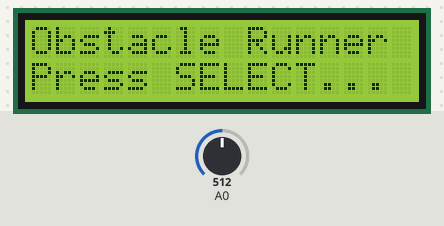
Bench run of a sketch on a simulated Arduino Uno, built with avr-gcc and run on an emulated ATmega328P. On the bench: 16×2 character LCD. Inputs (shaded band) come from the test bench; at power-on: A0 = 512. Random numbers use the default seed unless the sketch sets one. At 7.7 s the program stops and its outputs stay as they are.

Above: at 0.8 s.
0.9 s: A0 set to 591
2.4 s: A0 set to 617
At 2.8 s:
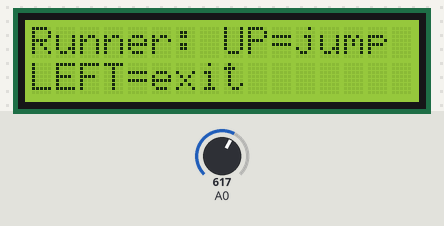
At 3.49 s:
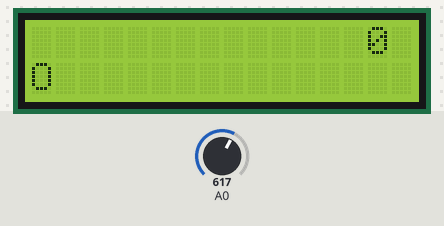
7.6 s: A0 set to 511
At 8.8 s:
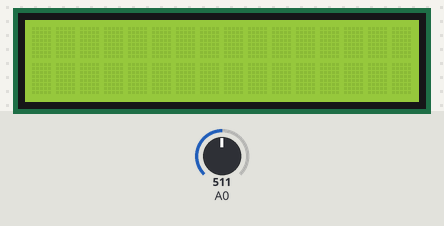
Timing chart, 0 to 9.2 s (numbered marks = the images above; inputs shaded):
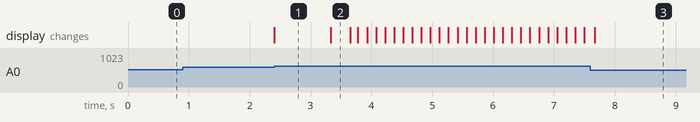

The sketch:

obstacle.ino
```cpp
#include <LiquidCrystal.h>

// ---------------- Types first (avoid Arduino preprocessor issues) ----------------
struct Obstacle {
  int col;
  int row;   // 0 = top, 1 = bottom
  bool active;
};

// ---------------- Prototypes ----------------
enum Btn { BTN_NONE, BTN_RIGHT, BTN_UP, BTN_DOWN, BTN_LEFT, BTN_SELECT };
Btn  readButton();
Btn  readButtonDebounced(unsigned long debounceMs = 20);
void spawnObstacle(Obstacle &o);
void drawRunner(int playerRow, int obsCol, int obsRow, bool obsActive, unsigned long score);
void gameRunner();

// ---------------- LCD ----------------
LiquidCrystal lcd(8, 9, 4, 5, 6, 7);

// ---------------- Buttons ----------------
Btn readButton() {
  int x = analogRead(A0);   // LCD Keypad Shield ladder on A0
  if (x < 60)   return BTN_RIGHT;
  if (x < 200)  return BTN_UP;
  if (x < 400)  return BTN_DOWN;
  if (x < 600)  return BTN_LEFT;
  if (x < 800)  return BTN_SELECT;
  return BTN_NONE;
}

Btn readButtonDebounced(unsigned long debounceMs) {
  Btn b1 = readButton();
  delay(debounceMs);
  Btn b2 = readButton();
  return (b1 == b2) ? b1 : BTN_NONE;
}

// ---------------- Game helpers ----------------
void spawnObstacle(Obstacle &o) {
  o.col = 15;
  o.row = random(2); // 0 or 1
  o.active = true;
}

void drawRunner(int playerRow, int obsCol, int obsRow, bool obsActive, unsigned long score) {
  lcd.clear();
  // row 0
  lcd.setCursor(0,0);
  for (int c=0; c<16; c++) {
    if (obsActive && obsRow==0 && c==obsCol) lcd.print('|');
    else if (playerRow==0 && c==0)          lcd.print('O');
    else                                    lcd.print(' ');
  }
  // row 1
  lcd.setCursor(0,1);
  for (int c=0; c<16; c++) {
    if (obsActive && obsRow==1 && c==obsCol) lcd.print('|');
    else if (playerRow==1 && c==0)           lcd.print('O');
    else                                     lcd.print(' ');
  }
  // score (top-right)
  lcd.setCursor(13,0);
  char buf[4];
  snprintf(buf, sizeof(buf), "%2lu", score % 100);
  lcd.print(buf);
}

// ---------------- Game loop ----------------
void gameRunner() {
  randomSeed(analogRead(A1)); // any floating analog pin

  lcd.clear();
  lcd.setCursor(0,0); lcd.print("Runner: UP=jump");
  lcd.setCursor(0,1); lcd.print("LEFT=exit");
  delay(900);

  int playerRow = 1;               // start bottom
  int jumpTicks = 0;               // >0 => on top row
  const int jumpDuration = 5;

  Obstacle o{ -1, 0, false };
  unsigned long lastStep = 0;
  unsigned long stepDelay = 140;   // ms per step, speeds up
  unsigned long score = 0;
  unsigned long lastSpawn = 0;
  unsigned long spawnInterval = 900; // ms, decreases

  while (true) {
    // Input
    Btn b = readButtonDebounced();
    if (b == BTN_UP && jumpTicks == 0) { jumpTicks = jumpDuration; playerRow = 0; }
    if (b == BTN_DOWN) { jumpTicks = 0; playerRow = 1; }
    if (b == BTN_LEFT) { lcd.clear(); return; }

    unsigned long now = millis();

    // Spawn
    if (!o.active && (now - lastSpawn >= spawnInterval)) {
      spawnObstacle(o);
      lastSpawn = now;
      if (spawnInterval > 450) spawnInterval -= 8;
    }

    // Tick
    if (now - lastStep >= stepDelay) {
      lastStep = now;

      if (o.active) {
        o.col--;
        if (o.col < 0) {
          o.active = false;
          score++;
          if (stepDelay > 80) stepDelay -= 2;
        }
      }

      if (jumpTicks > 0) {
        jumpTicks--;
        if (jumpTicks == 0) playerRow = 1; // fall
      }

      // Collision (player at col 0)
      if (o.active && o.col == 0 && o.row == playerRow) {
        lcd.clear();
        lcd.setCursor(0,0); lcd.print("Crash! Score:");
        lcd.setCursor(0,1); lcd.print(score); lcd.print(" SEL=again");
        // wait for choice
        while (true) {
          Btn b2 = readButtonDebounced();
          if (b2 == BTN_SELECT) { gameRunner(); return; }
          if (b2 == BTN_LEFT || b2 == BTN_RIGHT) return;
        }
      }

      drawRunner(playerRow, o.col, o.row, o.active, score);
    }
  }
}

// ---------------- Arduino setup/loop ----------------
void setup() {
  lcd.begin(16, 2);
  lcd.clear();
  lcd.setCursor(0,0); lcd.print("Obstacle Runner");
  lcd.setCursor(0,1); lcd.print("Press SELECT...");
  while (readButton() != BTN_SELECT) { /* wait */ }
}

void loop() {
  gameRunner();
  // after exit, wait to restart
  lcd.clear();
  lcd.setCursor(0,0); lcd.print("SELECT: play");
  lcd.setCursor(0,1); lcd.print("LEFT:   quit");
  unsigned long t0 = millis();
  while (millis() - t0 < 15000) {
    Btn b = readButtonDebounced();
    if (b == BTN_SELECT) return;     // play again
    if (b == BTN_LEFT) { lcd.clear(); while(true){} } // stop here
  }
}
```

Measured:
- the behaviour switches between 599 and 600 on A0 (found by bisection; images 0 and 1)
- after the input at 0.9 s, every drawn part: stays the same
- after the input at 2.4 s, the display: changes at once (image 1)
- what the display in image 1 shows lasts 0.9 s, from 2.4 s to 3.3 s
